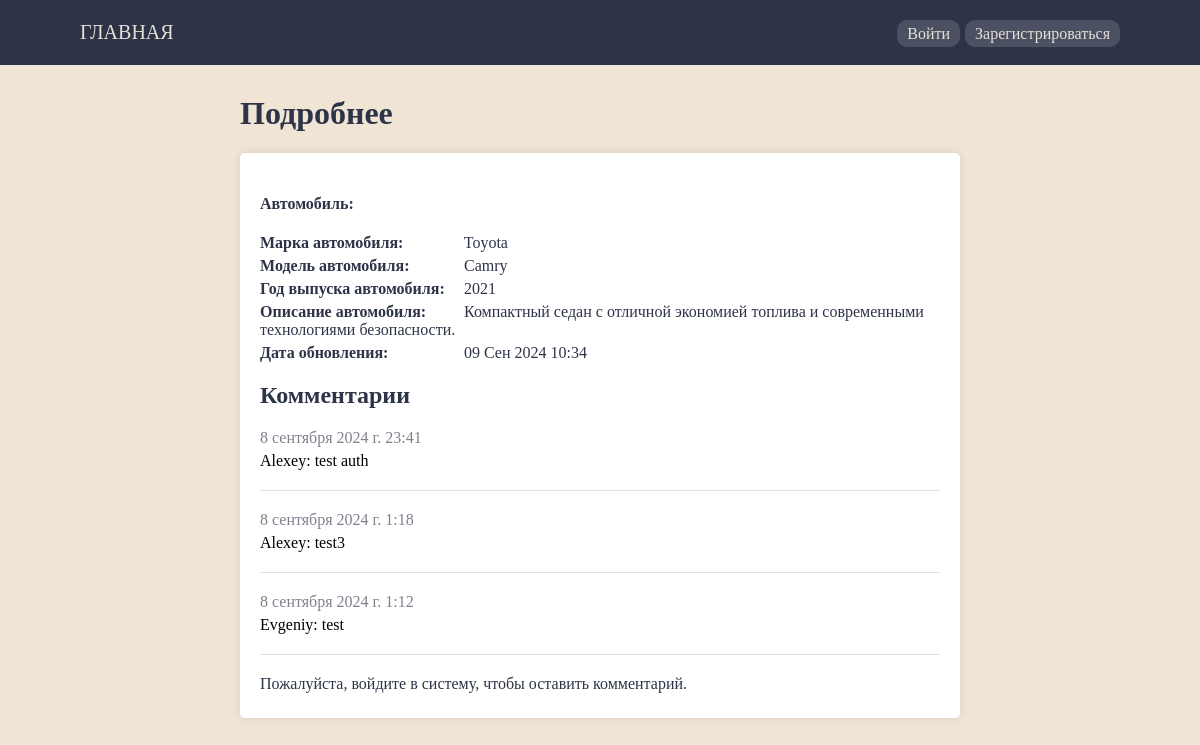
/comments/5/, run on an earlier commit of the app's database.
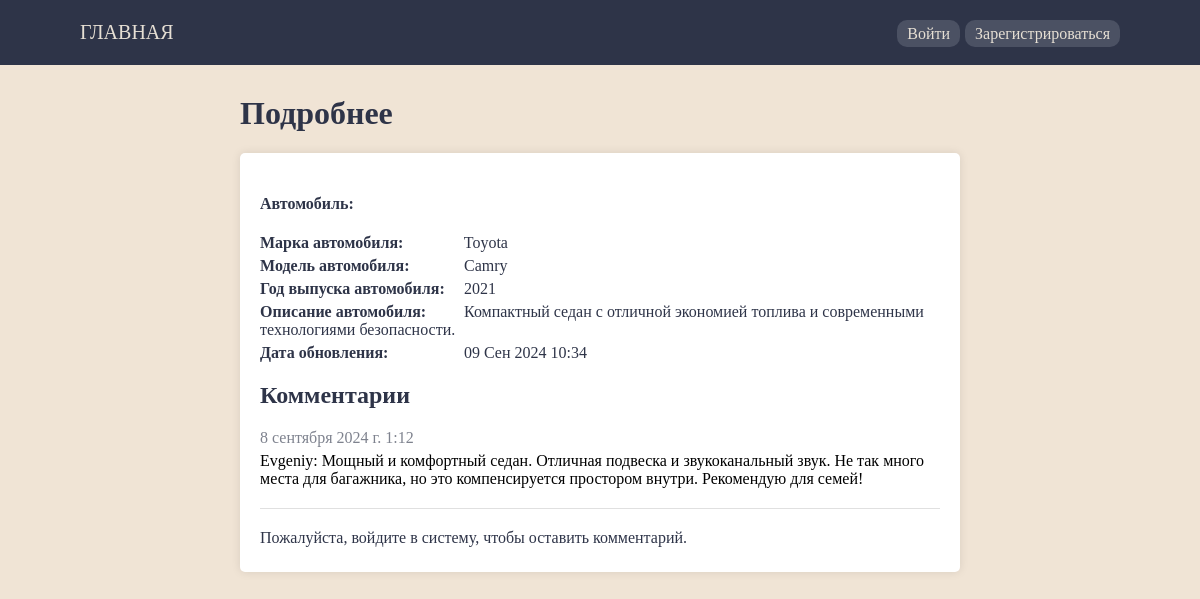
And on a later commit of the database.
### cars_app/models.py (models this page shows, shortened)
class Comment(models.Model):
    content = models.TextField(verbose_name="Содержание комментария", blank=False)
    created_at = models.DateTimeField(verbose_name="Создано", auto_now_add=True)
    car = models.ForeignKey(Car, verbose_name="Автомобиль", related_name='comments', blank=False, on_delete=models.CASCADE)
    author = models.ForeignKey(User, verbose_name="Автор комментария", blank=False, on_delete=models.CASCADE)
    class Meta:
        verbose_name = "Комментарий"
        verbose_name_plural = "Комментарии"
        ordering = ["-created_at"]

### cars_app/views.py (the view, shortened to what this page needs)
# urls.py: path('comments/<int:pk>/', CarDetailView.as_view(), name='car_detail'),
class CarDetailView(View):
    template_name = 'cars_app/car_detail.html'
    def get(self, request, pk):
        car = Car.objects.get(pk=pk)
        comments = car.comments.all()
        comment_form = CommentForm()
        return render(request, self.template_name, {
            'car': car,
            'comments': comments,
            'comment_form': comment_form,
        })

### cars_app/models.py (called while the page is built)
    def __str__(self):
        return f'{self.make} {self.model} {self.year}'

### cars_app/templates/cars_app/car_detail.html (shortened to what this page needs)
{% extends 'cars_app/layout.html' %}
{% block content %}
<h1>Подробнее</h1>
<div class="card">
    <h4>Автомобиль:</h4>
    <p><label>Марка автомобиля:</label> {{ car.make }}</p>
    <p><label>Модель автомобиля:</label> {{ car.model }}</p>
    <p><label>Год выпуска автомобиля:</label> {{ car.year }}</p>
    {% if car.description %}
    <p><label>Описание автомобиля:</label> {{ car.description }}</p>
    {% endif %}
    <p><label>Дата обновления:</label> {{ car.updated_at|date:"d M Y H:i" }}</p>
    <h2>Комментарии</h2>
    <ul>
        {% for comment in comments %}
        <li class="comment">
            <p class="created_at">{{ comment.created_at }}</p> {{ comment.author }}: {{ comment.content }}
        </li>
        <hr>
        {% endfor %}
    </ul>
    {% if user.is_authenticated %}
    <form method="post">
        {% csrf_token %}
        {{ comment_form.as_p }}
        <br>
        <button class="btn btn-accept" type="submit">Добавить комментарий</button>
    </form>
    {% else %}
    <p>Пожалуйста, войдите в систему, чтобы оставить комментарий.</p>
    {% endif %}
</div>
{% endblock %}

What changed in the data, as far as the page shows it:
no longer on this page (row edited): Comment: created_at "8 сентября 2024 г. 23:41", author "Alexey", content "test auth"
no longer on this page (row edited): Comment: created_at "8 сентября 2024 г. 1:18", author "Alexey", content "test3"
changed Comment "Evgeniy": content "test" → "Мощный и комфортный седан. Отличная подвеска и звукоканальный звук. Не так много места для багажника, но это компенсируется простором внутри. Рекомендую для семей!"
